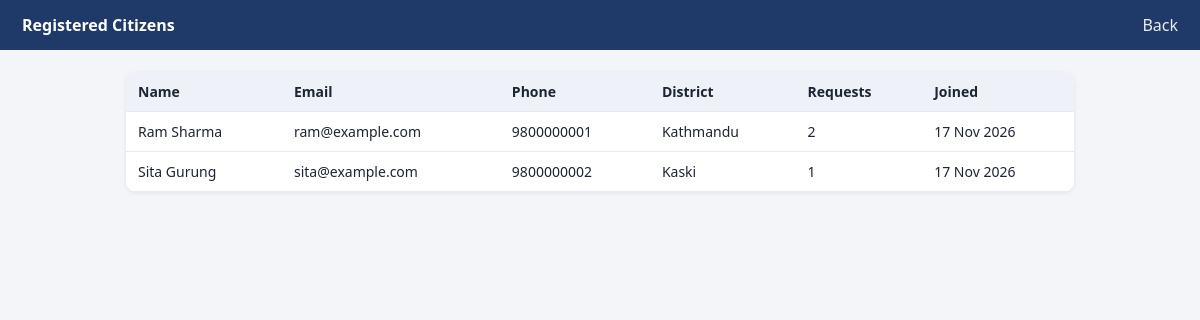
/admin/citizens.php (signed in), run on the app's committed database.
### tables this page shows
CREATE TABLE users (
  id INT AUTO_INCREMENT PRIMARY KEY,
  full_name VARCHAR(100) NOT NULL,
  email VARCHAR(120) UNIQUE NOT NULL,
  password_hash VARCHAR(255) NOT NULL,
  phone VARCHAR(20) NOT NULL DEFAULT '',
  address VARCHAR(200) NOT NULL DEFAULT '',
  district VARCHAR(60) NOT NULL DEFAULT '',
  is_disabled TINYINT(1) NOT NULL DEFAULT 0,
  failed_attempts TINYINT UNSIGNED NOT NULL DEFAULT 0,
  locked_until DATETIME NULL,
  created_at TIMESTAMP DEFAULT CURRENT_TIMESTAMP
);

### admin/citizens.php (the view, shortened to what this page needs)
<?php
require '../config/db.php'; require_admin(); require_perm('citizen.view');
$rows = $pdo->query("SELECT u.id,u.full_name,u.email,u.phone,u.district,u.created_at,(SELECT COUNT(*) FROM applications a WHERE a.user_id=u.id) AS apps FROM users u ORDER BY u.id")->fetchAll();
?>
<table><tr><th>Name</th><th>Email</th><th>Phone</th><th>District</th><th>Requests</th><th>Joined</th></tr>
<?php foreach ($rows as $u): ?>
<tr><td><?= e($u['full_name']) ?></td><td><?= e($u['email']) ?></td><td><?= e($u['phone']) ?></td><td><?= e($u['district']) ?></td>
<td><?= (int)$u['apps'] ?></td><td><?= date('d M Y', strtotime($u['created_at'])) ?></td></tr>
<?php endforeach; ?></table>

### assets/style.css (style rules this page uses)
* { box-sizing:border-box }
body { margin:0;font-family:system-ui,Arial,sans-serif;background:#f3f5f9;color:#1d2433 }
header nav a { color:#fff;margin-left:14px;text-decoration:none;opacity:.9 }
table { width:100%;border-collapse:collapse;background:#fff;border-radius:10px;overflow:hidden;box-shadow:0 1px 4px rgba(0,0,0,.08) }
th,td { padding:10px 12px;text-align:left;border-bottom:1px solid #e6e9f0;font-size:14px;vertical-align:top }
th { background:#eef1f7 }

### data on the page
users: full_name "Ram Sharma", email "ram@example.com", phone "9800000001", district "Kathmandu", apps "2", created_at "17 Nov 2026"
users: full_name "Sita Gurung", email "sita@example.com", phone "9800000002", district "Kaski", apps "1", created_at "17 Nov 2026"

### other printed values
$title "Registered Citizens"
$nav "Back"
